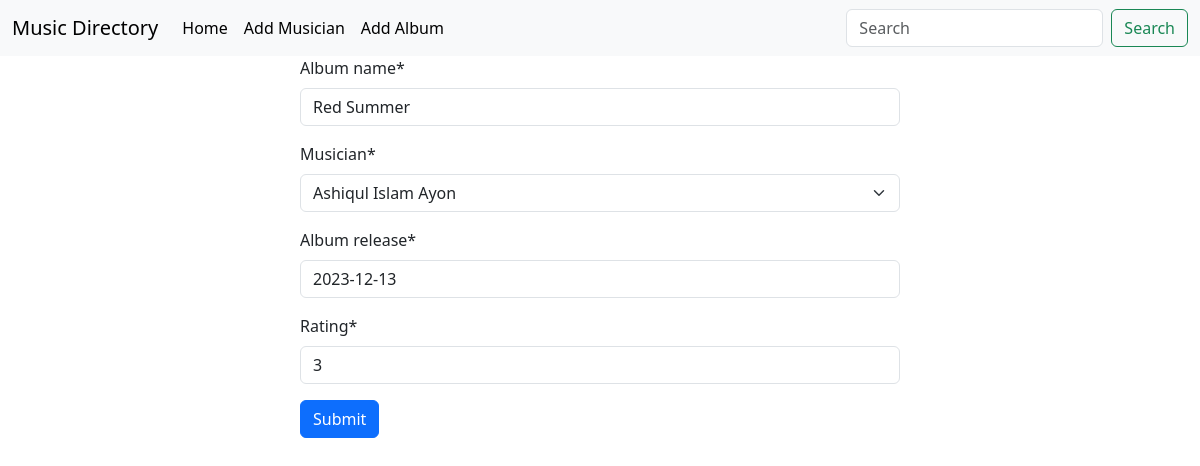
The page /music/editalbum/6/ on the database its author committed.
### first_app/models.py (models this page shows, shortened)
class AlbumModel(models.Model):
    album_name = models.CharField(max_length=30)
    musician = models.ForeignKey(MusicModel, on_delete=models.CASCADE)
    album_release = models.DateField(default=datetime.date.today)
    rating = models.IntegerField(validators=[MinValueValidator(1), MaxValueValidator(5)])

### first_app/views.py (the view)
# urls.py: path('editalbum/<int:id>/', views.editalbum, name='EditA'),
def editalbum(request, id):
    album = models.AlbumModel.objects.get(pk=id)
    album_form = forms.AlbumForm(instance=album)
    if request.method == 'POST':
        album_form = forms.AlbumForm(request.POST, instance=album)
        if album_form.is_valid():
            album_form.save()
            return redirect('Home')
    return render(request, 'musician.html', {'form': album_form})

### first_app/forms.py
class AlbumForm(forms.ModelForm):
    class Meta:
        model = models.AlbumModel
        fields = '__all__'

### first_app/models.py (called while the page is built)
    def __str__(self):
        return self.first_name + " " + self.last_name

### first_app/templates/musician.html (shortened to what this page needs)
{% extends 'base.html' %}
{% load crispy_forms_tags %}
{% block content %}
<form action="" style="width: 50%; margin: auto;" method="POST">
    {{ form | crispy }}
    <button class="btn btn-primary">Submit</button>
</form>
{% endblock %}

### rows shown on the page
AlbumModel: album_name "Red Summer", musician "Ashiqul Islam Ayon", album_release "2023-12-13", rating "3"
